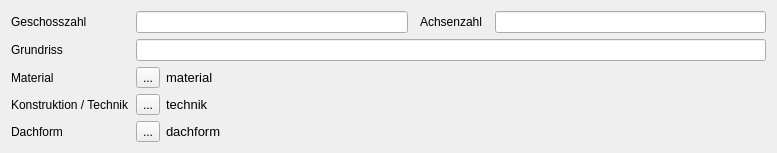
       <widget class="QWidget" name="TabArchitektur">
        <attribute name="title">
         <string>Architektur</string>
        </attribute>
        <layout class="QFormLayout" name="formLayout_5">
         <item row="0" column="0">
          <widget class="QLabel" name="lblGeschosszahl">
           <property name="text">
            <string>Geschosszahl</string>
           </property>
          </widget>
         </item>
         <item row="0" column="1">
          <layout class="QHBoxLayout" name="hlayoutAchsenStockwerke">
           <property name="spacing">
            <number>12</number>
           </property>
           <item>
            <widget class="QLineEdit" name="geschosszahl"/>
           </item>
           <item>
            <widget class="QLabel" name="lblAchsenzahl">
             <property name="text">
              <string>Achsenzahl</string>
             </property>
            </widget>
           </item>
           <item>
            <widget class="QLineEdit" name="achsenzahl"/>
           </item>
          </layout>
         </item>
         <item row="1" column="0">
          <widget class="QLabel" name="lblGrundriss">
           <property name="text">
            <string>Grundriss</string>
           </property>
          </widget>
         </item>
         <item row="1" column="1">
          <layout class="QHBoxLayout" name="hlayoutGrundriss">
           <item>
            <widget class="QLineEdit" name="grundriss"/>
           </item>
          </layout>
         </item>
         <item row="2" column="0">
          <widget class="QLabel" name="lblMaterial">
           <property name="text">
            <string>Material</string>
           </property>
          </widget>
         </item>
         <item row="2" column="1">
          <layout class="QHBoxLayout" name="hlayoutMaterial">
           <item>
            <widget class="QToolButton" name="btn_material">
             <property name="text">
              <string>...</string>
             </property>
            </widget>
           </item>
           <item>
            <widget class="QLabel" name="lbl_return_material">
             <property name="minimumSize">
              <size>
               <width>600</width>
               <height>0</height>
              </size>
             </property>
             <property name="font">
              <font>
               <pointsize>10</pointsize>
               <weight>50</weight>
               <bold>false</bold>
              </font>
             </property>
             <property name="text">
              <string>material</string>
             </property>
             <property name="textFormat">
              <enum>Qt::PlainText</enum>
             </property>
             <property name="alignment">
              <set>Qt::AlignLeading|Qt::AlignLeft|Qt::AlignVCenter</set>
             </property>
             <property name="wordWrap">
              <bool>true</bool>
             </property>
             <property name="margin">
              <number>6</number>
             </property>
            </widget>
           </item>
          </layout>
         </item>
         <item row="3" column="0">
          <widget class="QLabel" name="lblTechnik">
           <property name="text">
            <string>Konstruktion / Technik</string>
           </property>
          </widget>
         </item>
         <item row="3" column="1">
          <layout class="QHBoxLayout" name="hlayoutTechnik">
           <item>
            <widget class="QToolButton" name="btn_konstruktion">
             <property name="text">
              <string>...</string>
             </property>
            </widget>
           </item>
           <item>
            <widget class="QLabel" name="lbl_return_konstruktion">
             <property name="minimumSize">
              <size>
               <width>600</width>
               <height>0</height>
              </size>
             </property>
             <property name="font">
              <font>
               <pointsize>10</pointsize>
               <weight>50</weight>
               <bold>false</bold>
              </font>
             </property>
             <property name="text">
              <string>technik</string>
             </property>
             <property name="textFormat">
              <enum>Qt::PlainText</enum>
             </property>
             <property name="alignment">
              <set>Qt::AlignLeading|Qt::AlignLeft|Qt::AlignVCenter</set>
             </property>
             <property name="wordWrap">
              <bool>true</bool>
             </property>
             <property name="margin">
              <number>6</number>
             </property>
            </widget>
           </item>
          </layout>
         </item>
         <item row="4" column="0">
          <widget class="QLabel" name="lblDachform">
           <property name="text">
            <string>Dachform</string>
           </property>
          </widget>
         </item>
         <item row="4" column="1">
          <layout class="QHBoxLayout" name="hlayoutDachform">
           <item>
            <widget class="QToolButton" name="btn_dachform">
             <property name="text">
              <string>...</string>
             </property>
            </widget>
           </item>
           <item>
            <widget class="QLabel" name="lbl_return_dachform">
             <property name="minimumSize">
              <size>
               <width>600</width>
               <height>0</height>
              </size>
             </property>
             <property name="font">
              <font>
               <pointsize>10</pointsize>
               <weight>50</weight>
               <bold>false</bold>
              </font>
             </property>
             <property name="text">
              <string>dachform</string>
             </property>
             <property name="textFormat">
              <enum>Qt::PlainText</enum>
             </property>
             <property name="alignment">
              <set>Qt::AlignLeading|Qt::AlignLeft|Qt::AlignVCenter</set>
             </property>
             <property name="wordWrap">
              <bool>true</bool>
             </property>
             <property name="margin">
              <number>6</number>
             </property>
            </widget>
           </item>
          </layout>
         </item>
        </layout>
       </widget>
